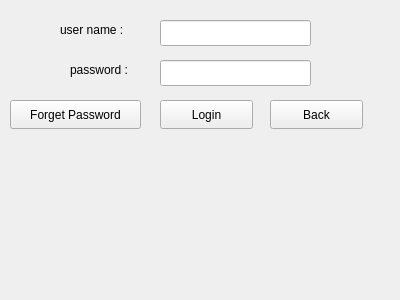
<?xml version="1.0" encoding="UTF-8"?>
<ui version="4.0">
 <class>Login</class>
 <widget class="QWidget" name="Login">
  <property name="geometry">
   <rect>
    <x>0</x>
    <y>0</y>
    <width>400</width>
    <height>300</height>
   </rect>
  </property>
  <property name="windowTitle">
   <string>Form</string>
  </property>
  <widget class="QLineEdit" name="passwordLineEdit">
   <property name="geometry">
    <rect>
     <x>160</x>
     <y>60</y>
     <width>151</width>
     <height>26</height>
    </rect>
   </property>
   <property name="text">
    <string/>
   </property>
  </widget>
  <widget class="QLineEdit" name="usernameLineEdit">
   <property name="geometry">
    <rect>
     <x>160</x>
     <y>20</y>
     <width>151</width>
     <height>26</height>
    </rect>
   </property>
  </widget>
  <widget class="QLabel" name="label_2">
   <property name="geometry">
    <rect>
     <x>70</x>
     <y>60</y>
     <width>71</width>
     <height>20</height>
    </rect>
   </property>
   <property name="text">
    <string>password :</string>
   </property>
  </widget>
  <widget class="QLabel" name="label">
   <property name="geometry">
    <rect>
     <x>60</x>
     <y>20</y>
     <width>81</width>
     <height>20</height>
    </rect>
   </property>
   <property name="text">
    <string>user name :</string>
   </property>
  </widget>
  <widget class="QPushButton" name="loginButton">
   <property name="geometry">
    <rect>
     <x>160</x>
     <y>100</y>
     <width>93</width>
     <height>29</height>
    </rect>
   </property>
   <property name="text">
    <string>Login</string>
   </property>
  </widget>
  <widget class="QPushButton" name="forgotPasswordButton">
   <property name="geometry">
    <rect>
     <x>10</x>
     <y>100</y>
     <width>131</width>
     <height>29</height>
    </rect>
   </property>
   <property name="text">
    <string>Forget Password</string>
   </property>
  </widget>
  <widget class="QPushButton" name="backButton">
   <property name="geometry">
    <rect>
     <x>270</x>
     <y>100</y>
     <width>93</width>
     <height>29</height>
    </rect>
   </property>
   <property name="text">
    <string>Back</string>
   </property>
  </widget>
 </widget>
 <resources/>
 <connections/>
</ui>
